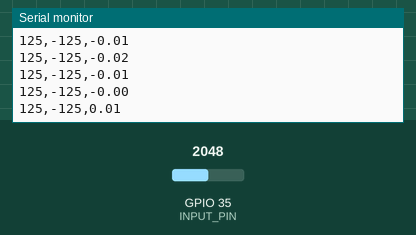
The sketch below on a simulated ESP32. On the bench: the last lines printed to the serial monitor. Inputs (shaded band) come from the test bench; at power-on: GPIO 35 (INPUT_PIN) = 2048.

Above: at 1.2 s.
1.3 s: GPIO 35 (INPUT_PIN) set to 2085
At 2.0 s:
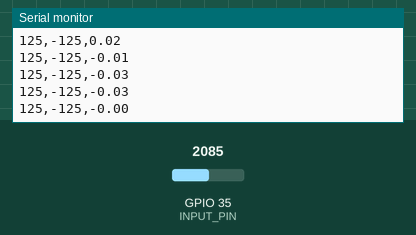
4.3 s: GPIO 35 (INPUT_PIN) set to 2182
At 5.1 s:
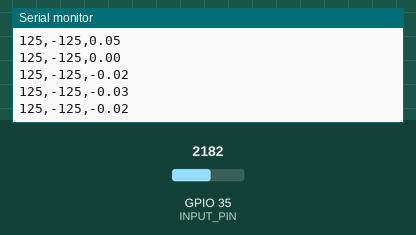
Timing chart, 0 to 7.3 s (numbered marks = the images above; inputs shaded):
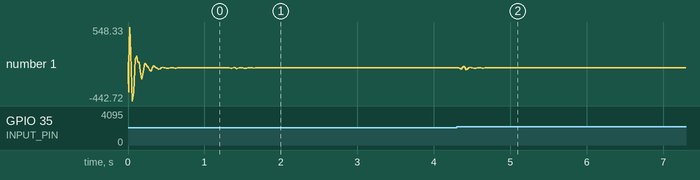

Measured:
- after the input at 1.3 s, the serial monitor: prints a new line at once (image 1)
- after the input at 4.3 s, the serial monitor: prints a new line at once (image 2)

The sketch:

exg_solo.ino
```cpp
//This code is used to recieve data from exg-pill and visualise it on serial plotter.

#define SAMPLE_RATE 500
#define BAUD_RATE 9600
#define INPUT_PIN 35


void setup() {
  // Serial connection begin
  Serial.begin(BAUD_RATE);
}

void loop() {
  // Calculate elapsed time
  static unsigned long past = 0;
  unsigned long present = micros();
  unsigned long interval = present - past;
  past = present;

  // Run timer
  static long timer = 0;
  timer -= interval;

  // Sample
  if(timer < 0){
    timer += 1000000 / SAMPLE_RATE;
    float sensor_value = analogRead(INPUT_PIN);
    float signal = EMGFilter(sensor_value);
    Serial.print(125);
    Serial.print(",");
    Serial.print(-125);
    Serial.print(",");
    Serial.println(signal);
  }
}

// Band-Pass Butterworth IIR digital filter, generated using filter_gen.py.
// Sampling rate: 500.0 Hz, frequency: [74.5, 149.5] Hz.
// Filter is order 4, implemented as second-order sections (biquads).
// Reference:
// https://docs.scipy.org/doc/scipy/reference/generated/scipy.signal.butter.html
// https://courses.ideate.cmu.edu/16-223/f2020/Arduino/FilterDemos/filter_gen.py
float EMGFilter(float input)
{
  float output = input;
  {
    static float z1, z2; // filter section state
    float x = output - 0.05159732*z1 - 0.36347401*z2;
    output = 0.01856301*x + 0.03712602*z1 + 0.01856301*z2;
    z2 = z1;
    z1 = x;
  }
  {
    static float z1, z2; // filter section state
    float x = output - -0.53945795*z1 - 0.39764934*z2;
    output = 1.00000000*x + -2.00000000*z1 + 1.00000000*z2;
    z2 = z1;
    z1 = x;
  }
  {
    static float z1, z2; // filter section state
    float x = output - 0.47319594*z1 - 0.70744137*z2;
    output = 1.00000000*x + 2.00000000*z1 + 1.00000000*z2;
    z2 = z1;
    z1 = x;
  }
  {
    static float z1, z2; // filter section state
    float x = output - -1.00211112*z1 - 0.74520226*z2;
    output = 1.00000000*x + -2.00000000*z1 + 1.00000000*z2;
    z2 = z1;
    z1 = x;
  }
  return output;
}
```
